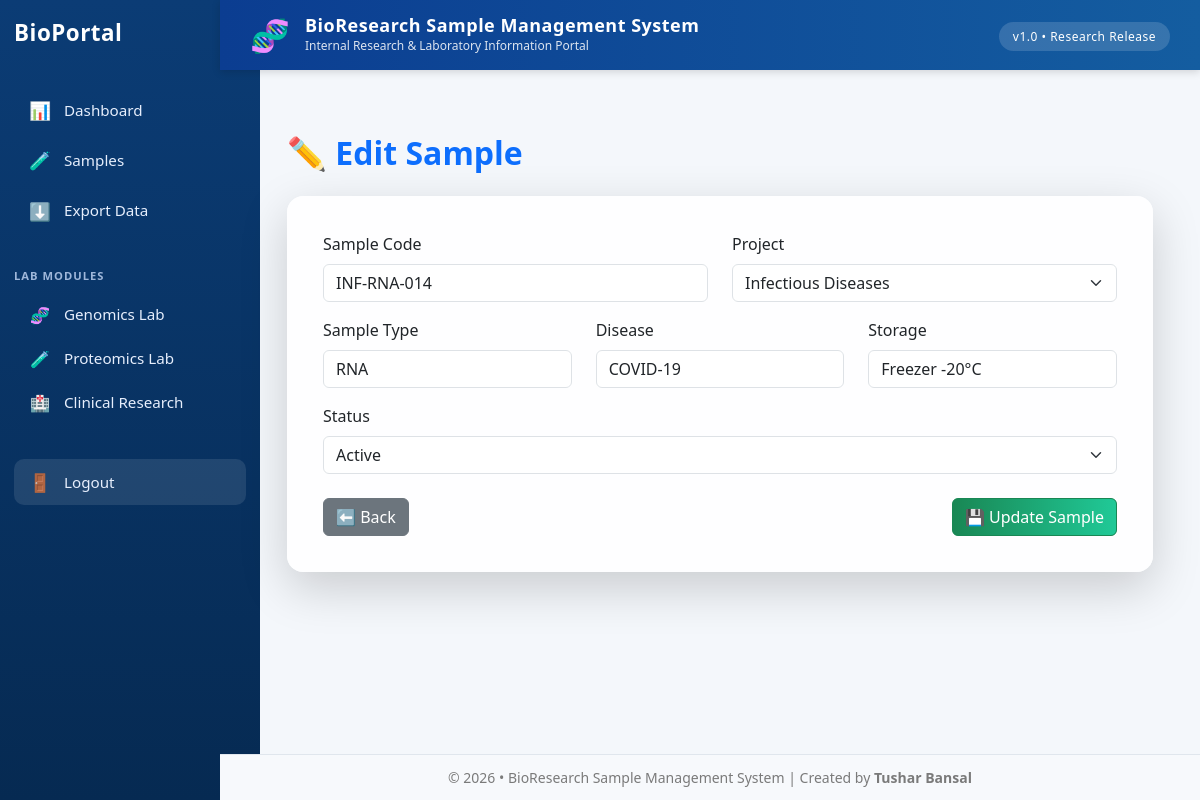
The page /samples/edit/9 (signed in) on the database its author committed.
### app.py (models this page shows)
class Sample(db.Model):
    id = db.Column(db.Integer, primary_key=True)
    sample_code = db.Column(db.String(50))
    sample_type = db.Column(db.String(50))
    disease = db.Column(db.String(100))
    storage = db.Column(db.String(50))
    status = db.Column(db.String(50))
    project_id = db.Column(db.Integer, db.ForeignKey('project.id'))

class Project(db.Model):
    id = db.Column(db.Integer, primary_key=True)
    title = db.Column(db.String(150), nullable=False)
    samples = db.relationship('Sample', backref='project', lazy=True)

### app.py (the view, shortened to what this page needs)
@app.route('/samples/edit/<int:sample_id>', methods=['GET', 'POST'])
@login_required
def edit_sample(sample_id):
    sample = Sample.query.get_or_404(sample_id)
    projects = Project.query.all()
    return render_template('samples/edit_sample.html', sample=sample, projects=projects)

### app.py (called while the page is built)
@login_manager.user_loader
def load_user(user_id):
    return User.query.get(int(user_id))

### templates/samples/edit_sample.html (shortened to what this page needs)
{% extends "layout.html" %}
{% block content %}
<div class="container mt-4">
    <h2 class="fw-bold text-primary mb-4">
        ✏ Edit Sample
    </h2>
    <div class="card shadow-lg border-0 glass">
        <div class="card-body">
            <form method="POST">
                <div class="row mb-3">
                    <div class="col-md-6">
                        <label class="form-label">Sample Code</label>
                        <input type="text" name="sample_code"
                               class="form-control"
                               value="{{ sample.sample_code }}" required>
                    </div>
                    <div class="col-md-6">
                        <label class="form-label">Project</label>
                        <select name="project_id" class="form-select" required>
                            {% for p in projects %}
                            <option value="{{ p.id }}"
                                {% if p.id == sample.project_id %}selected{% endif %}>
                                {{ p.title }}
                            </option>
                            {% endfor %}
                        </select>
                    </div>
                </div>
                <div class="row mb-3">
                    <div class="col-md-4">
                        <label class="form-label">Sample Type</label>
                        <input type="text" name="sample_type"
                               class="form-control"
                               value="{{ sample.sample_type }}">
                    </div>
                    <div class="col-md-4">
                        <label class="form-label">Disease</label>
                        <input type="text" name="disease"
                               class="form-control"
                               value="{{ sample.disease }}">
                    </div>
                    <div class="col-md-4">
                        <label class="form-label">Storage</label>
                        <input type="text" name="storage"
                               class="form-control"
                               value="{{ sample.storage }}">
                    </div>
                </div>
                <div class="mb-4">
                    <label class="form-label">Status</label>
                    <select name="status" class="form-select">
                        <option {% if sample.status == 'Active' %}selected{% endif %}>Active</option>
                    </select>
                </div>
                <div class="d-flex justify-content-between">
                    <a href="{{ url_for('samples') }}" class="btn btn-secondary">
                        ⬅ Back
                    </a>
                    <button type="submit" class="btn btn-success">
                        💾 Update Sample
                    </button>
                </div>
            </form>
        </div>
    </div>
</div>
{% endblock %}

### static/css/style.css (style rules this page uses)
:root { --primary: #0b5ed7; --secondary: #198754; --accent: #6f42c1; --bg-main: #f4f7fb; --glass-bg: rgba(255, 255, 255, 0.75); --text-dark: #0f172a; --text-muted: #64748b; --border-soft: rgba(0,0,0,0.08); }
body { background: linear-gradient(120deg, #eef2ff, #f8fafc); font-family: 'Inter', 'Segoe UI', sans-serif; color: var(--text-dark); }
.container { max-width: 1200px; }
.card { background: var(--glass-bg); backdrop-filter: blur(12px); border-radius: 18px; border: 1px solid var(--border-soft); box-shadow: 0 10px 30px rgba(0,0,0,0.08); transition: transform 0.25s ease, box-shadow 0.25s ease; }
.form-control, .form-select { border-radius: 12px; padding: 10px 14px; border: 1px solid var(--border-soft); }
.btn { border-radius: 12px; font-weight: 600; padding: 10px 18px; }
.btn-success { background: linear-gradient(90deg, #198754, #20c997); border: none; }
.card { background: white; border-radius: 14px; border: 1px solid rgba(0,0,0,0.06); box-shadow: 0 6px 18px rgba(0,0,0,0.06); }
.glass { background: rgba(255, 255, 255, 0.85); backdrop-filter: blur(12px); border-radius: 16px; box-shadow: 0 8px 24px rgba(0, 0, 0, 0.12); padding: 20px; transition: transform 0.2s, box-shadow 0.2s; }

### templates/samples/edit_sample.html (style rules this page uses)
.glass { background: rgba(255,255,255,0.85); backdrop-filter: blur(10px); border-radius: 16px; }

### rows shown on the page
Sample: sample_code "INF-RNA-014", project_id "Infectious Diseases", sample_type "RNA", disease "COVID-19", storage "Freezer -20°C", status "Active"
